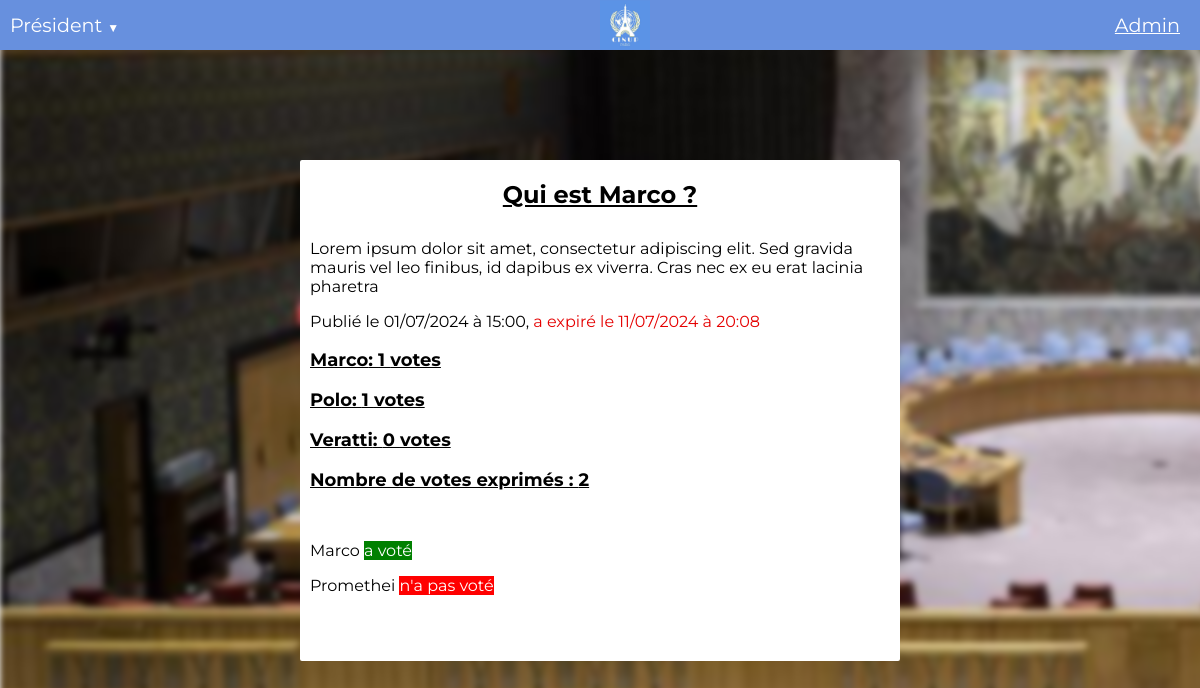
Screenshot of /question_results/1/ (signed in) with the database file from the repository.
### voteApp/models.py (models this page shows, shortened)
class CustomUser(AbstractUser):
    display_name = models.CharField(max_length=255, default='')

class Question(models.Model):
    question_text = models.CharField(max_length=300)
    question_date = models.DateTimeField(null=False, default=timezone.now())
    question_expiration = models.DateTimeField(null=False, default=timezone.now()+timedelta(hours=3))
    question_desc = models.TextField(blank=True)
    question_id = models.UUIDField(default=uuid.uuid4, editable=False, unique=True)
    voters = models.ManyToManyField(settings.AUTH_USER_MODEL, related_name='voted_questions', blank=True)    # Define the string representation of the model instance

class Choice(models.Model):
    question = models.ForeignKey(Question, on_delete=models.CASCADE)
    choice_text = models.CharField(max_length=200)
    votes = models.IntegerField(default=0)
    voters = models.ManyToManyField(settings.AUTH_USER_MODEL, related_name='votes', blank=True)

### voteApp/views.py (the view)
# urls.py: path('question_results/<int:question_id>/', views.question_results,
@login_required
def question_results(request, question_id):
    User = get_user_model()
    question = get_object_or_404(Question, id=question_id)
    choices = Choice.objects.filter(question=question).prefetch_related('voters')
    users_who_voted = set()
    for choice in choices:
        users_who_voted.update(choice.voters.all())
    all_users = User.objects.exclude(is_superuser=True).exclude(is_staff=True)
    user_votes = {user: user in users_who_voted for user in all_users}
    sorted_user_votes = sorted(user_votes.items(), key=lambda item: not item[1])
    print(user_votes)
    print(sorted_user_votes)
    total_votes = len(users_who_voted)
    return render(request, 'question_results.html', {'question': question, 'choices': choices, 'user_votes': sorted_user_votes, 'total' : total_votes})

### voteApp/templates/question_results.html (shortened to what this page needs)
<!DOCTYPE html>
<html>
<head>
    {% load static %}
    <link rel="stylesheet" href="{% static 'voteApp/style.css' %}">
</head>
<body>
    <div id="topbar">
        {% if user.is_authenticated %}
        <div id="username" class="username">{{ user.display_name }}<span class="arrow">▼</span></div>
        {% endif %}
        <a href="{% url 'voteApp:index' %}">
            <img id="logo" src="{% static 'voteApp/img/android-chrome-512x512.png' %}">
        </a>
        <a href="{% url 'admin:index' %}" id="admin">Admin</a>
    </div>
    <div class="resultsBox">
        <h2 class="details-title">{{ question.question_text }}</h2>
        <p class="resultsDesc">{{ question.question_desc }}</p>
        <div class="results-dates">
            {% if question.question_expiration >= now %}
            <p>Publié le {{ question.question_date|date:"d/m/Y" }} à {{ question.question_date|time:"G:i" }}, expire le {{ question.question_expiration|date:"d/m/Y" }} à {{ question.question_expiration|time:"G:i" }}</p>
            {% else %}
            <p>Publié le {{ question.question_date|date:"d/m/Y" }} à {{ question.question_date|time:"G:i" }}, <span class="expired-question">a expiré le {{ question.question_expiration|date:"d/m/Y" }} à {{ question.question_expiration|time:"G:i" }}</span></p>
            {% endif %}
        </div>
        <div class="choices">
            {% for choice in choices %}
                <div class="choiceResults">
                    <p class="resultsChoice">{{ choice.choice_text }}: {{ choice.votes }} votes</p>
                </div>
            {% endfor %}
            <p class="resultsChoice"> Nombre de votes exprimés : {{ total }}</p>
        </div>
        <div class="voteUsers">
            {% for user, has_voted in user_votes %}
                {% if not has_voted %}
                    <p class="userVoteTxt">{{ user.display_name }} <span class="negVote">n'a pas voté</span></p>
                {% elif has_voted %}
                    <p class="userVoteTxt">{{ user.display_name }} <span class="posVote">a voté</span></p>
                {% endif %}
            {% endfor %}
        </div>
    </div>
</body>
</html>

### voteApp/static/voteApp/style.css (style rules this page uses)
html, body { width: 100%; height: 100%; margin: 0; padding: 0; font-family: "Montserrat", sans-serif; }
a:link { color: inherit; text-decoration: none; }
a { display: inline-block; }
#username { width: fit-content; }
#logo { z-index: 100; height: 50px; pointer-events: auto; position: fixed; left: 50%; top: 0%; }
.arrow { font-size: 12px; margin-left: 5px; }
#topbar { z-index: 100; width: 100vw; height: 50px; background-color: #6790de; padding: 0 10px; font-size: larger; line-height: 50px; width : 100%; position: fixed; top: 0; left: 0; color: white; }
#admin { position: fixed; top: 0%; right: 20px; pointer-events: auto; color:white; text-decoration: underline; }
.expired-question { color: rgb(229, 0, 0); font-size:medium; }
.details-title { margin-bottom: 30px; text-decoration: underline; text-align: center; }
.resultsBox { border-radius: 2px; color: black; background-color: white; position: absolute; left: 25%; top: 20%; width: 50vw; min-height: 350px; height: fit-content; padding-bottom: 50px; text-align: left; }
.resultsDesc { margin-left: 10px; }
.resultsChoice { text-decoration: underline; margin-left: 10px; font-size: large; }
.choices { font-weight: bold; }
.voteUsers { margin-top: 50px; margin-left: 10px; }
.negVote { background-color: red; color: white; }
.posVote { background-color: green; color: white; }
.results-dates { margin-left: 10px; }

### rows the page displays
CustomUser: display_name "Président"
Question: question_text "Qui est Marco ?", question_desc "Lorem ipsum dolor sit amet, consectetur adipiscing elit. Sed gravida mauris vel leo finibus, id dapibus ex viverra. Cras nec ex eu erat lacinia pharetra", question_date "01/07/2024", question_date "15:00", question_expiration "11/07/2024", question_expiration "20:08"
Choice: choice_text "Marco", votes "1"
Choice: choice_text "Polo", votes "1"
Choice: choice_text "Veratti", votes "0"
CustomUser: display_name "Marco"
CustomUser: display_name "Promethei"

### other values shown
{{ total }} "2"
